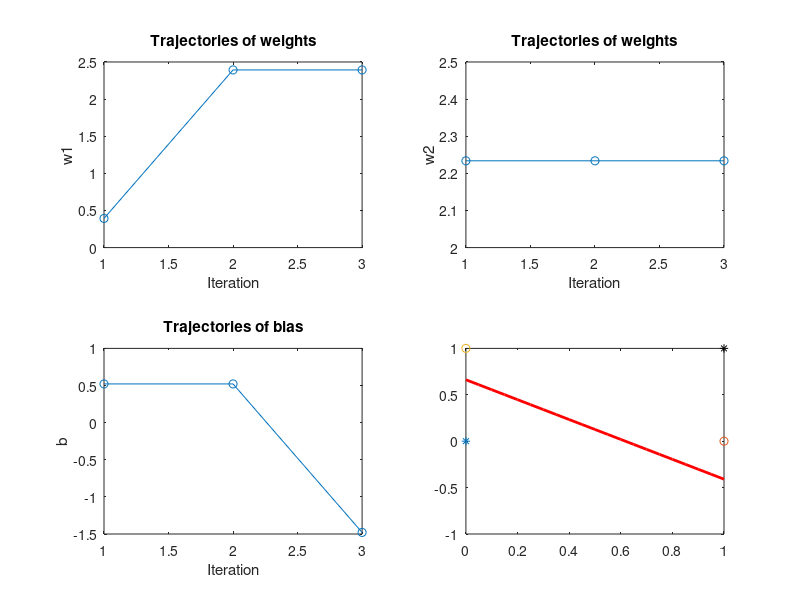

The MATLAB script that drew this image:
clear all
clc

% Input data
X = [0 0;0 1;1 0;1 1];
y = [0; 1; 1; 1];

% Change the label from 0 to -1
for i = 1:4
    if y(i)== 0
        y(i)=-1;
    end
end

% Initial weights
w = rand(2, 1);
b = rand();

% Create predicting matrix for storage
y_pred = rand(4,1);

% Learning rate
eta =1;

% Recording the iteration number
Iter_num=0;

% Perceptron loop
while true
    for i = 1:4
        y_pred(i) = sign(X(i, :) * w + b);
        if (y_pred(i) ~= y(i))
            w = w + eta * (y(i) - y_pred(i)) * X(i, :)'; % Updating the weights
            b = b + eta * (y(i) - y_pred(i));
        end
    end

    % Conditions for stopping iterations
    if isequal(y_pred,y)
        break
    elseif Iter_num > 1000
        break
    end

    % Trajectories of weights    
    Iter_num=Iter_num+1;    
    w_trajectory(Iter_num, :) = w';
    b_trajectory(Iter_num, :) = b;
end

% Plot the trajectories of weights
figure;
subplot(2, 2, 1);
plot(w_trajectory(:, 1), '-o');
xlabel('Iteration');
ylabel('w1');
title('Trajectories of weights');

subplot(2, 2, 2);
plot(w_trajectory(:, 2), '-o');
xlabel('Iteration');
ylabel('w2');
title('Trajectories of weights');

subplot(2, 2, 3);
plot(b_trajectory, '-o');
xlabel('Iteration');
ylabel('b');
title('Trajectories of bias');

% Plotting the illustrating figure
subplot(2,2,4);
plot(0,0,"*",1,0,"o",0,1,"o",1,1,"*",'MarkerFaceColor', 'b', 'MarkerEdgeColor', 'k');
hold on;
p = 0:0.05:1;
q = -(w(1,1)*p+b)/w(2,1);
plot(p,q,'-r', 'LineWidth', 2);


